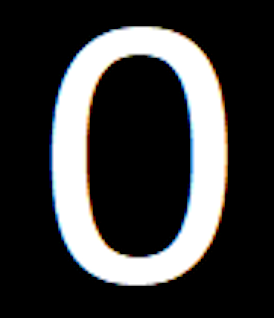
%> input picture Faculdade/PG/PP2/Exemplo/0.png, 274 x 318 px
$ octave projeto2.m   (GNU Octave 9; MATLAB toolbox functions it lacks are replaced by stand-ins)
%> lines starting %> are read from the running program, lines starting %| are printed output that depends on the picture; in (x1, y1, x2, y2) boxes, pixels count from 0 and x2, y2 are one past the last pixel; in counts of white or black regions, pixels touching at a corner belong together; the program's own positions count from 1
## Grupo 8
# Beatriz Gon鏰lves de Carvalho RA:761070
# Franciene Bernardi RA:761851
# Vin韈ius Pereira Aiala  RA:759544

pkg load image

clear all
close all
clc

figure;
img=im2bw(imread('0.png'));
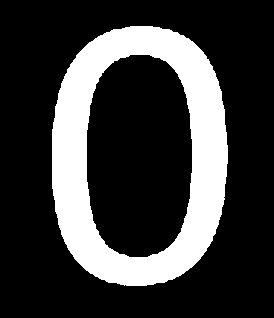
%> img: size 318x274 logical; 23.3% white; 1 white region, box (x1, y1, x2, y2) and area: (52, 26, 228, 286) 20308
s = regionprops(img, 'MajorAxisLength','MinorAxisLength', 'Perimeter','Area', 'EulerNumber')
%> s = 1 region; Area, MajorAxisLength, MinorAxisLength, EulerNumber and Perimeter: 20308 311.4 227.3 0 717.8
exc = s.MajorAxisLength / s.MinorAxisLength;
%> exc = 1.37
comp = s.Perimeter * s.Perimeter / s.Area;
%> comp = 25.37
titulo = strcat("0 - Compacidade: ", mat2str(s.Area, 4));
%> titulo = '0 - Compacidade:2.031e+04'
subplot(1, 1, 1), imshow(img);
    title (titulo);

figure;
img=im2bw(imread('1.png'));
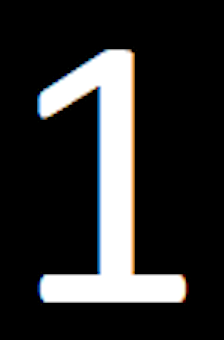
%> input picture Faculdade/PG/PP2/Exemplo/1.png, 224 x 340 px
%> img: size 340x224 logical; 18.2% white; 1 white region, box (x1, y1, x2, y2) and area: (38, 49, 186, 303) 13825
s = regionprops(img, 'MajorAxisLength','MinorAxisLength', 'Perimeter','Area', 'EulerNumber')
%> s = 1 region; Area, MajorAxisLength, MinorAxisLength, EulerNumber and Perimeter: 13825 338.8 114.1 1 893
exc = s.MajorAxisLength / s.MinorAxisLength;
%> exc = 2.97
comp = s.Perimeter * s.Perimeter / s.Area;
%> comp = 57.68
titulo = strcat("1 - Excentricidade: ", mat2str(s.Area, 4));
%> titulo = '1 - Excentricidade:1.382e+04'
subplot(1, 1, 1), imshow(img);
    title (titulo);

figure;
img=im2bw(imread('2.png'));
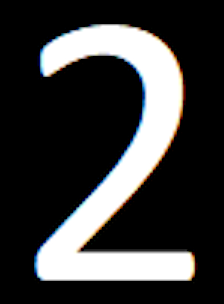
%> input picture Faculdade/PG/PP2/Exemplo/2.png, 224 x 304 px
%> img: size 304x224 logical; 23.8% white; 1 white region, box (x1, y1, x2, y2) and area: (35, 24, 195, 281) 16216
bwesq = bwmorph(img,'thin',Inf);
%> bwesq: size 304x224 logical; 0.64% white in thin lines or dots, all inside (x1, y1, x2, y2) = (47, 39, 181, 267)
s = regionprops(img, 'MajorAxisLength','MinorAxisLength', 'Perimeter','Area', 'EulerNumber')
%> s = 1 region; Area, MajorAxisLength, MinorAxisLength, EulerNumber and Perimeter: 16216 354.8 158 1 1056.4
exc = s.MajorAxisLength / s.MinorAxisLength;
%> exc = 2.25
comp = s.Perimeter * s.Perimeter / s.Area;
%> comp = 68.81
titulo = strcat("8 - N鷐ero de Euler: ", mat2str(s.Area, 4));
%> titulo = '8 - N鷐ero de Euler:1.622e+04'
subplot(1, 2, 1), imshow(img);
    title (titulo);
subplot(1, 2, 2), imshow(bwesq);
    title ("Esqueletoniza玢o");

figure;
img=im2bw(imread('3.png'));
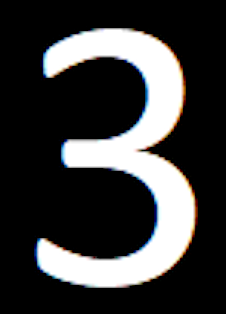
%> input picture Faculdade/PG/PP2/Exemplo/3.png, 226 x 314 px
%> img: size 314x226 logical; 24% white; 1 white region, box (x1, y1, x2, y2) and area: (37, 28, 195, 288) 17040
bwesq = bwmorph(img,'thin',Inf);
%> bwesq: size 314x226 logical; 0.7% white in thin lines or dots, all inside (x1, y1, x2, y2) = (43, 42, 176, 274)
s = regionprops(img, 'MajorAxisLength','MinorAxisLength', 'Perimeter','Area', 'EulerNumber')
%> s = 1 region; Area, MajorAxisLength, MinorAxisLength, EulerNumber and Perimeter: 17040 328.5 163 1 1148.7
exc = s.MajorAxisLength / s.MinorAxisLength;
%> exc = 2.02
comp = s.Perimeter * s.Perimeter / s.Area;
%> comp = 77.44
titulo = strcat("8 - N鷐ero de Euler: ", mat2str(s.Area, 4));
%> titulo = '8 - N鷐ero de Euler:1.704e+04'
subplot(1, 2, 1), imshow(img);
    title (titulo);
subplot(1, 2, 2), imshow(bwesq);
    title ("Esqueletoniza玢o");

figure;
img=im2bw(imread('4.png'));
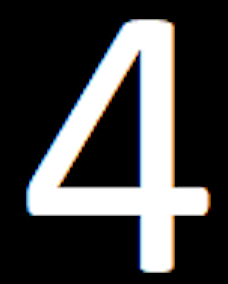
%> input picture Faculdade/PG/PP2/Exemplo/4.png, 228 x 284 px
%> img: size 284x228 logical; 27.6% white; 1 white region, box (x1, y1, x2, y2) and area: (27, 19, 209, 273) 17843
bwesq = bwmorph(img,'thin',Inf);
%> bwesq: size 284x228 logical; 0.83% white in thin lines or dots, all inside (x1, y1, x2, y2) = (44, 35, 195, 257)
s = regionprops(img, 'MajorAxisLength','MinorAxisLength', 'Perimeter','Area', 'EulerNumber')
%> s = 1 region; Area, MajorAxisLength, MinorAxisLength, EulerNumber and Perimeter: 17843 262.6 171.5 0 762.8
exc = s.MajorAxisLength / s.MinorAxisLength;
%> exc = 1.53
comp = s.Perimeter * s.Perimeter / s.Area;
%> comp = 32.61
titulo = strcat("8 - N鷐ero de Euler: ", mat2str(s.Area, 4));
%> titulo = '8 - N鷐ero de Euler:1.784e+04'
subplot(1, 2, 1), imshow(img);
    title (titulo);
subplot(1, 2, 2), imshow(bwesq);
    title ("Esqueletoniza玢o");


figure;
img=im2bw(imread('5.png'));
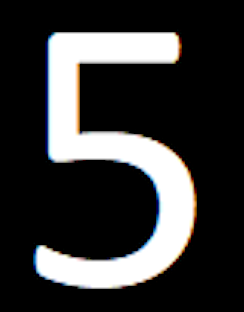
%> input picture Faculdade/PG/PP2/Exemplo/5.png, 244 x 312 px
%> img: size 312x244 logical; 22.3% white; 1 white region, box (x1, y1, x2, y2) and area: (35, 32, 196, 289) 16974
bwesq = bwmorph(img,'thin',Inf);
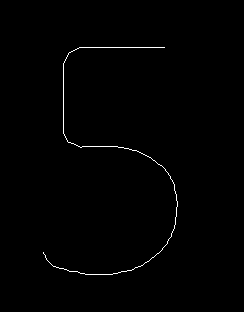
%> bwesq: size 312x244 logical; 0.64% white in thin lines or dots, all inside (x1, y1, x2, y2) = (43, 47, 178, 275)
s = regionprops(img, 'MajorAxisLength','MinorAxisLength', 'Perimeter','Area', 'EulerNumber')
%> s = 1 region; Area, MajorAxisLength, MinorAxisLength, EulerNumber and Perimeter: 16974 335.1 175 1 1130.5
exc = s.MajorAxisLength / s.MinorAxisLength;
%> exc = 1.91
comp = s.Perimeter * s.Perimeter / s.Area;
%> comp = 75.29
titulo = strcat("8 - N鷐ero de Euler: ", mat2str(s.Area, 4));
%> titulo = '8 - N鷐ero de Euler:1.697e+04'
subplot(1, 2, 1), imshow(img);
    title (titulo);
subplot(1, 2, 2), imshow(bwesq);
    title ("Esqueletoniza玢o");

figure;
%> (the run ends here)
